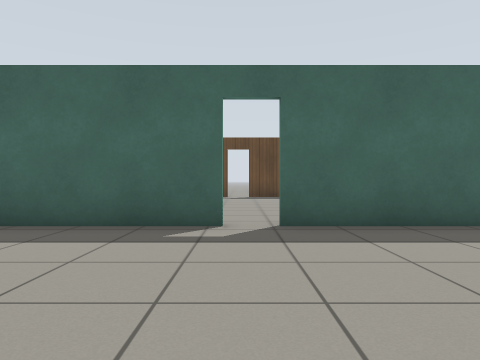
view 1 (above)

13 first-person views from a walk through a robot-simulator world made for Gazebo. The camera is 0.72 m above the floor, looks level and sees 70° across. The floor is counted in squares, 1 m on a side. Each view is taken from the middle of a square. On the plan, view 1 faces up. The plan holds only what a view shows up to about 11 squares ahead; the rest is blank. Simple patterns stand in for the simulator's built-in surfaces.

view 2
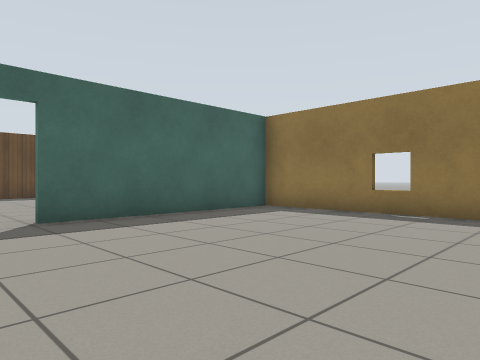

view 3
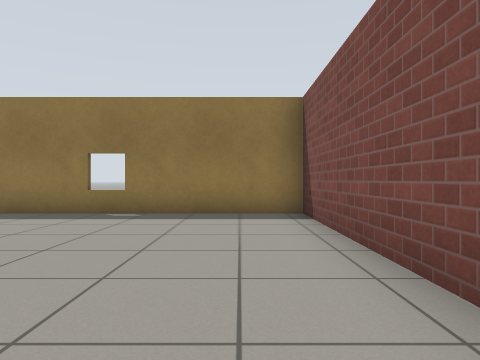

view 4
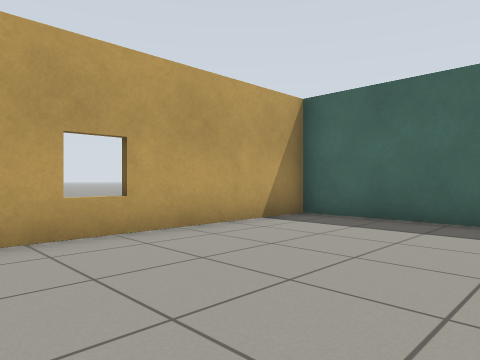

view 5
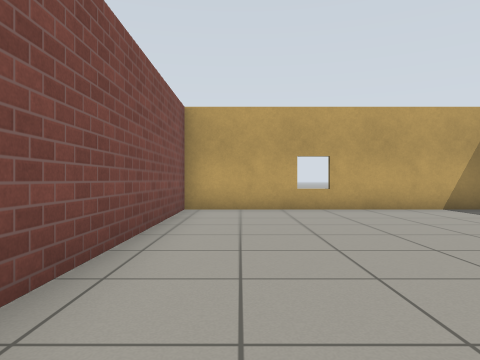

view 6
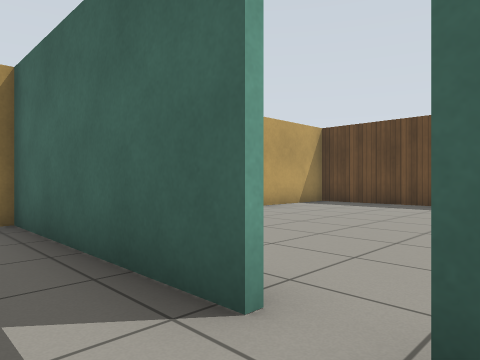

view 7
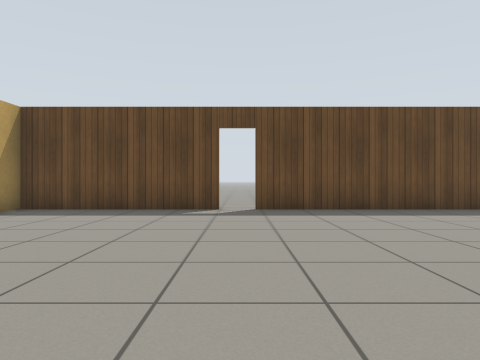

view 8
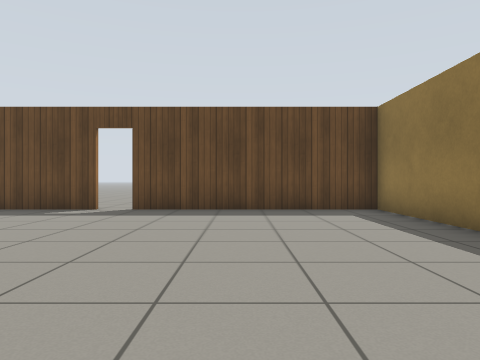

view 9
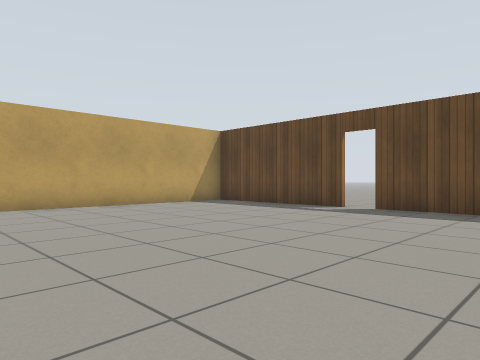

view 10
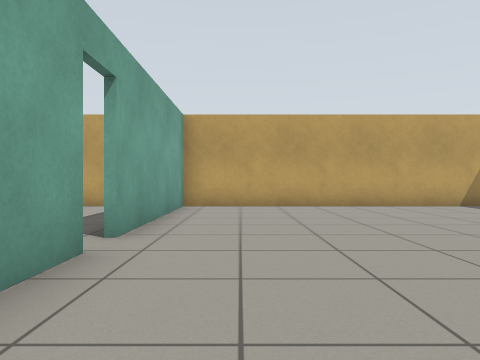

view 11
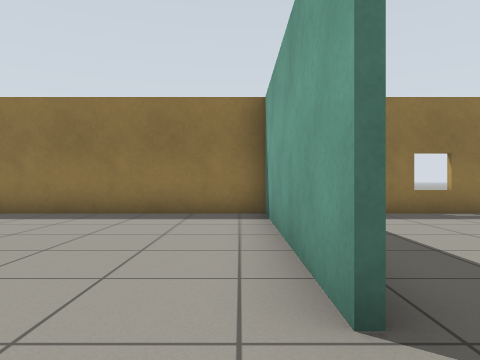

view 12
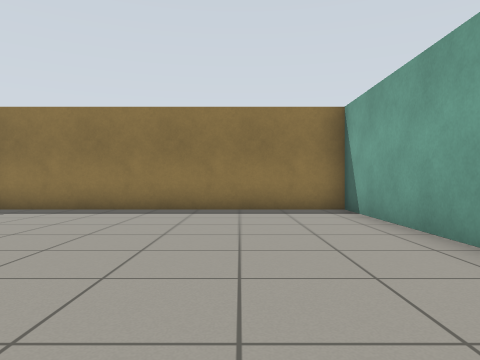

view 13
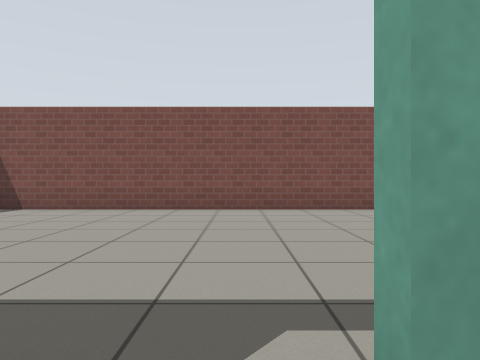

### Floor plan
Points are (right, up) in squares from view 1. A wall is a line through its corners. A room is listed if a view was taken in it or the views show most of it. See-through windows are left out.
Room 1 (views 1, 2, 3, 4, 5, 6)
walls: (-0.2, 5.3) (-5.4, 5.3); (-5.3, 4.9) (-5.3, -2.3) (6.4, -2.3) (6.4, 4.9); (6.4, 5.3) (0.6, 5.3)
ways out: open door at (0, 5) to room 2
Room 2 (views 7, 8, 9, 10, 11, 12, 13)
walls: (-0.5, 14.4) (-5.3, 14.4) (-5.3, 4.9); (0.6, 5.5) (6.4, 5.5); (-5.4, 5.5) (-0.2, 5.5); (6.4, 4.9) (6.4, 14.4) (0.4, 14.4)
ways out: open door at (0, 5) to room 1; open door at (0, 14)

Where each view was taken, in squares from view 1:
view 1: 0 up, 0 right, facing up
view 2: 1 down, 1 left, facing up-right
view 3: 1 down, 1 left, facing right
view 4: 1 down, 1 left, facing up-left
view 5: 1 down, 3 right, facing left
view 6: 4 up, 1 right, facing up-left
view 7: 6 up, 0 right, facing up
view 8: 6 up, 3 right, facing up
view 9: 6 up, 4 right, facing up-left
view 10: 7 up, 4 right, facing left
view 11: 6 up, 1 left, facing right
view 12: 8 up, 2 left, facing right
view 13: 6 up, 0 right, facing down
